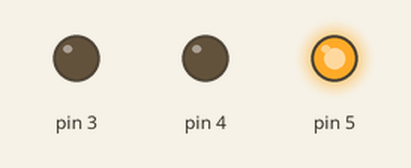
The sketch below on a simulated Arduino Uno, built with avr-gcc and run on an emulated ATmega328P. On the bench: output pins drawn as LEDs (lit = HIGH).

Above: at 2.5 s.
At 7.5 s:
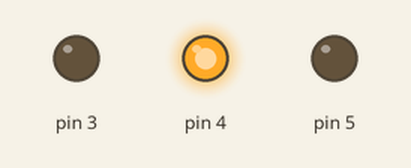
At 12.5 s:
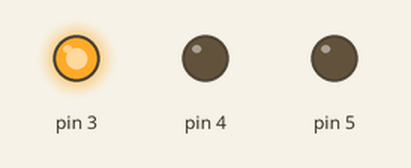
Timing chart, 0 to 19.5 s (numbered marks = the images above):
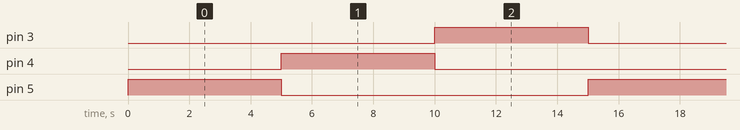

Measured:
- by itself, pin 3–5: alternates HIGH for 5.0 s and LOW for 10.0 s
- by itself, everything shown: repeats every 15.0 s, in 4 steps

The sketch:

trafficlight.ino
```cpp
void setup()
{
  pinMode(5, OUTPUT);
  pinMode(4, OUTPUT);
  pinMode(3, OUTPUT);
}

void loop()
{
  digitalWrite(5, HIGH);
  delay(5000);
  digitalWrite(5, LOW);
  digitalWrite(4, HIGH);
  delay(5000);
  digitalWrite(4, LOW);
  digitalWrite(3, HIGH);
  delay(5000);
  digitalWrite(3, LOW);
}
```
